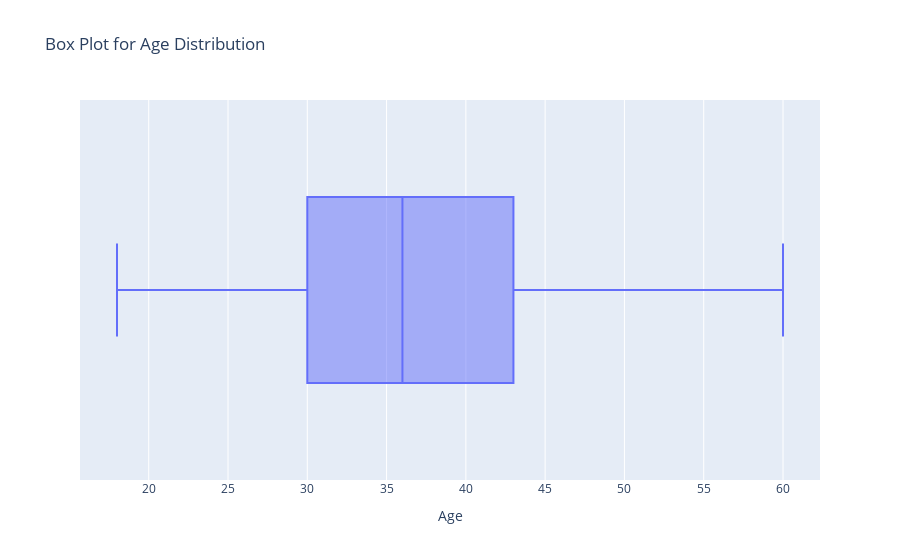

Notebook cell for this chart:
### Markdown cell above
#### 2. Boxplot

### Code cell
px.box(df,x='Age',title='Box Plot for Age Distribution')

### Figure 1 — Plotly figure (JSON) as saved in the notebook; plotly's stock layout.template omitted (floating-point values rounded to 4 significant figures; data arrays with more than 128 entries replaced by an {"elided": "..."} marker saying what was removed)
{"data": [{"alignmentgroup": "True", "hovertemplate": "Age=%{x}<extra></extra>", "legendgroup": "", "marker": {"color": "#636efa"}, "name": "", "notched": false, "offsetgroup": "", "orientation": "h", "showlegend": false, "type": "box", "x": {"elided": "1200 int values"}, "x0": " ", "xaxis": "x", "y0": " ", "yaxis": "y"}], "layout": {"boxmode": "group", "legend": {"tracegroupgap": 0}, "title": {"text": "Box Plot for Age Distribution"}, "xaxis": {"anchor": "y", "domain": [0, 1], "title": {"text": "Age"}}, "yaxis": {"anchor": "x", "domain": [0, 1]}}}
